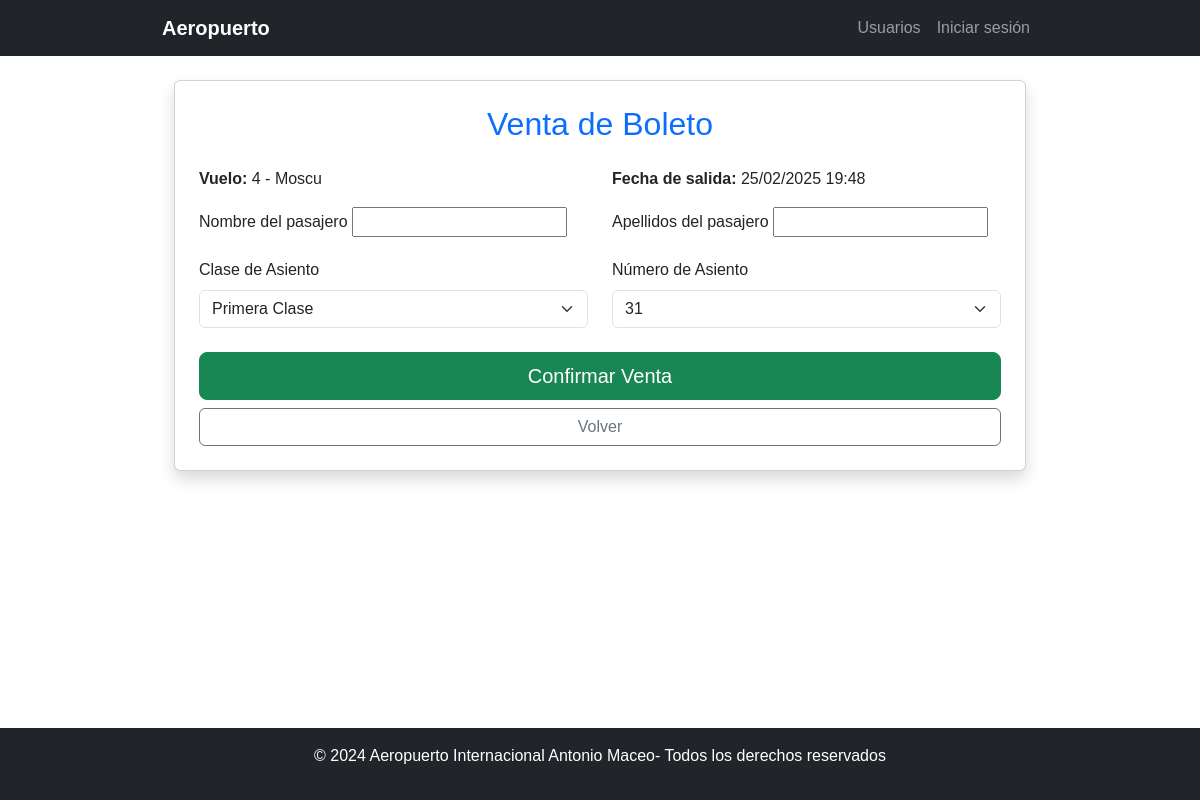
/airport/vender_boleto/4/, run on the app's committed database.
### aplicacion/models.py (models this page shows, shortened)
class Vuelo(models.Model):
    TIPO_VUELO_CHOICES = [
        ('NACIONAL', 'Nacional'),
        ('INTERNACIONAL', 'Internacional'),
    ]
    terminal = models.ForeignKey('Terminal', on_delete=models.CASCADE)
    avion = models.ForeignKey('Avion', on_delete=models.CASCADE)
    pais_destino = models.CharField(max_length=100)
    ciudad_destino = models.CharField(max_length=100)
    fecha_salida = models.DateTimeField()
    fecha_arribo = models.DateTimeField()
    tipo_vuelo = models.CharField(
        max_length=13,
        choices=TIPO_VUELO_CHOICES,
        default='NACIONAL'
    )
    def obtener_rangos_asientos(self):
        total_asientos = self.avion.cantidad_asientos
        primera_fin = int(total_asientos * 0.15)  # 15% para primera clase
        segunda_fin = primera_fin + int(total_asientos * 0.25)  # 25% para segunda clase
        tercera_fin = total_asientos  # 60% restante para tercera clase
        return {
            'PRIMERA': range(1, primera_fin + 1),
            'SEGUNDA': range(primera_fin + 1, segunda_fin + 1),
            'TERCERA': range(segunda_fin + 1, tercera_fin + 1),
        }

### aplicacion/views.py (the view)
# urls.py: path('vender_boleto/<int:vuelo_id>/', views.vender_boleto, name='vender_boleto'),
def vender_boleto(request, vuelo_id):
    vuelo = get_object_or_404(Vuelo, id=vuelo_id)
    if request.method == "POST":
        form = VentaBoletoForm(request.POST)
        if form.is_valid():
            clase_asiento = form.cleaned_data["clase_asiento"]
            numero_asiento = int(form.cleaned_data["numero_asiento"])
            asientos_disponibles = obtener_asientos_disponibles_directo(vuelo, clase_asiento)
            if numero_asiento not in vuelo.obtener_rangos_asientos()[clase_asiento]:
                return render(request, "aplicacion/vender_boleto.html", {
                    "form": form,
                    "vuelo": vuelo,
                    "error": ("Asiento no válido. Por favor intruduzca un número válido")
                })
            if numero_asiento not in asientos_disponibles:
                return render(request, "aplicacion/vender_boleto.html", {
                    "form": form,
                    "vuelo": vuelo,
                    "error": "El asiento seleccionado ya está ocupado. Intente con otro."
                })
            pasajero, _ = Pasajero.objects.get_or_create(
                nombre=form.cleaned_data["nombre"],
                apellidos=form.cleaned_data["apellidos"]
            )
            Boleto.objects.create(
                vuelo=vuelo,
                pasajero=pasajero,
                clase_asiento=clase_asiento,
                numero_asiento=numero_asiento,
                precio_pagado = 0
            )
            return redirect("vista_moderador")
    else:
        form = VentaBoletoForm()
    clase_asiento = request.GET.get("clase_asiento")
    clase_asiento = "SEGUNDA"
    print(clase_asiento)
    asientos_disponibles = obtener_asientos_disponibles_directo(vuelo, clase_asiento)
    return render(request, "aplicacion/vender_boleto.html", {
        "form": form,
        "vuelo": vuelo,
        "asientos":asientos_disponibles
    })

### aplicacion/forms.py
class VentaBoletoForm(forms.Form):
    nombre = forms.CharField(max_length=50, label="Nombre del pasajero")
    apellidos = forms.CharField(max_length=50, label="Apellidos del pasajero")
    clase_asiento = forms.ChoiceField(
        choices=[('PRIMERA', 'Primera Clase'), ('SEGUNDA', 'Segunda Clase'), ('TERCERA', 'Tercera Clase')],
        label="Clase de asiento"
    )
    numero_asiento = forms.IntegerField(label="Número de asiento")

### aplicacion/views.py (called while the page is built)
def obtener_asientos_disponibles_directo(vuelo, clase):
    if clase is None:
        return None
    asientos_ocupados = set(Boleto.objects.filter(vuelo=vuelo).values_list("numero_asiento", flat=True))
    rangos = vuelo.obtener_rangos_asientos()
    return [asiento for asiento in rangos[clase] if asiento not in asientos_ocupados]

### aplicacion/templates/aplicacion/vender_boleto.html (shortened to what this page needs)
{% extends 'aplicacion/base.html' %}
{% block content %}
<div class="container">
    <div class="card shadow p-4">
        <h2 class="text-center text-primary">Venta de Boleto</h2>
        <div class="row mt-3">
            <div class="col-md-6">
                <p><strong>Vuelo:</strong> {{ vuelo.id }} - {{ vuelo.ciudad_destino }}</p>
            </div>
            <div class="col-md-6">
                <p><strong>Fecha de salida:</strong> {{ vuelo.fecha_salida|date:"d/m/Y H:i" }}</p>
            </div>
        </div>
        <form method="post" id="ventaForm">
            <div class="row">
                <div class="col-md-6">
                    <label for="id_nombre" class="form-label">Nombre del pasajero</label>
                    {{ form.nombre }}
                </div>
                <div class="col-md-6">
                    <label for="id_apellidos" class="form-label">Apellidos del pasajero</label>
                    {{ form.apellidos }}
                </div>
            </div>
            <div class="row mt-3">
                <div class="col-md-6">
                    <label for="id_clase_asiento" class="form-label">Clase de Asiento</label>
                    <select class="form-select" id="clase_asiento" name="clase_asiento">
                        <option value="PRIMERA">Primera Clase</option>
                    </select>
                </div>
                <div class="col-md-6">
                    <label for="id_asiento" class="form-label">Número de Asiento</label>
                    <select class="form-select" id="asiento_select" name="numero_asiento">
                        {% for asiento in asientos %}
                            <option value="{{ asiento }}">{{ asiento }}</option>
                        {% endfor %}
                    </select>
                </div>
            </div>
            <div class="d-grid gap-2 mt-4">
                <button type="submit" class="btn btn-success btn-lg">Confirmar Venta</button>
                <a href="{% url 'vista_moderador' %}" class="btn btn-outline-secondary">Volver</a>
            </div>
        </form>
    </div>
</div>
{% endblock %}

### aplicacion/static/css/styles.css (style rules this page uses)
body { font-family: Arial, sans-serif; display: grid; min-height: 100vh; grid-template-rows: auto 1fr auto; }
.container { max-width: 900px; }

### data on the page
Vuelo: id "4", ciudad_destino "Moscu", fecha_salida "25/02/2025 19:48"

### other printed values
form field numero_asiento "31"
